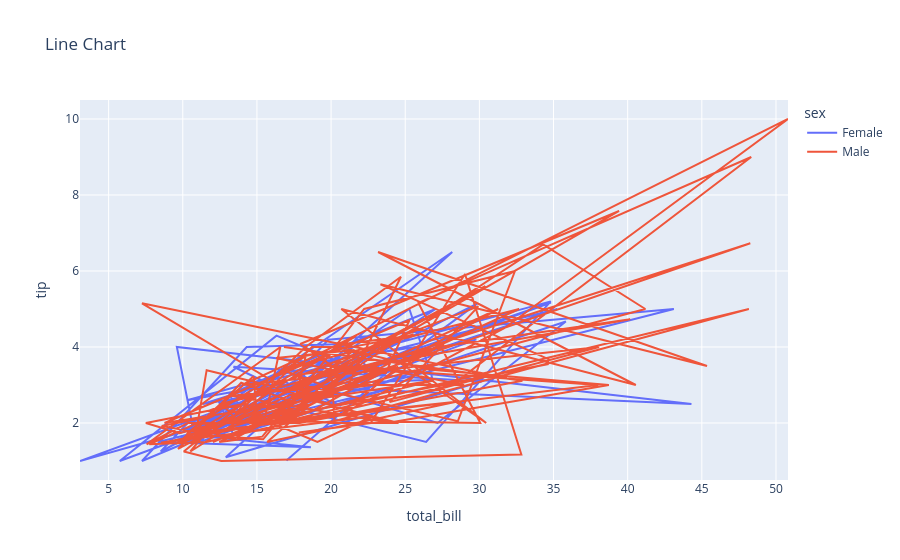

Notebook code cell kept with this figure:
### Code cell
fig = px.line(
    df,
    x="total_bill",
    y="tip",
    title="Line Chart",
    color="sex"   # grouping
)

fig.show()

### Figure 1 — Plotly figure (JSON) as saved in the notebook; plotly's stock layout.template omitted (floating-point values rounded to 4 significant figures; data arrays with more than 128 entries replaced by an {"elided": "..."} marker saying what was removed)
{"data": [{"hovertemplate": "sex=Female<br>total_bill=%{x}<br>tip=%{y}<extra></extra>", "legendgroup": "Female", "line": {"color": "#636efa", "dash": "solid"}, "marker": {"symbol": "circle"}, "mode": "lines", "name": "Female", "orientation": "v", "showlegend": true, "type": "scatter", "x": [16.99, 24.59, 35.26, 14.83, 10.33, 16.97, 20.29, 15.77, 19.65, 15.06, 20.69, 16.93, 10.29, 34.81, 26.41, 16.45, 3.07, 17.07, 26.86, 25.28, 14.73, 10.07, 34.83, 5.75, 16.32, 22.75, 11.35, 15.38, 44.3, 22.42, 20.92, 14.31, 7.25, 25.71, 17.31, 10.65, 12.43, 24.08, 13.42, 12.48, 29.8, 14.52, 11.38, 20.27, 11.17, 12.26, 18.26, 8.51, 10.33, 14.15, 13.16, 17.47, 27.05, 16.43, 8.35, 18.64, 11.87, 29.85, 25.0, 13.39, 16.21, 17.51, 10.59, 10.63, 9.6, 20.9, 18.15, 19.81, 43.11, 13.0, 12.74, 13.0, 16.4, 16.47, 12.76, 13.27, 28.17, 12.9, 30.14, 13.42, 15.98, 16.27, 10.09, 22.12, 35.83, 27.18, 18.78], "xaxis": "x", "y": [1.01, 3.61, 5.0, 3.02, 1.67, 3.5, 2.75, 2.23, 3.0, 3.0, 2.45, 3.07, 2.6, 5.2, 1.5, 2.47, 1.0, 3.0, 3.14, 5.0, 2.2, 1.83, 5.17, 1.0, 4.3, 3.25, 2.5, 3.0, 2.5, 3.48, 4.08, 4.0, 1.0, 4.0, 3.5, 1.5, 1.8, 2.92, 1.68, 2.52, 4.2, 2.0, 2.0, 2.83, 1.5, 2.0, 3.25, 1.25, 2.0, 2.0, 2.75, 3.5, 5.0, 2.3, 1.5, 1.36, 1.63, 5.14, 3.75, 2.61, 2.0, 3.0, 1.61, 2.0, 4.0, 3.5, 3.5, 4.19, 5.0, 2.0, 2.01, 2.0, 2.5, 3.23, 2.23, 2.5, 6.5, 1.1, 3.09, 3.48, 3.0, 2.5, 2.0, 2.88, 4.67, 2.0, 3.0], "yaxis": "y"}, {"hovertemplate": "sex=Male<br>total_bill=%{x}<br>tip=%{y}<extra></extra>", "legendgroup": "Male", "line": {"color": "#EF553B", "dash": "solid"}, "marker": {"symbol": "circle"}, "mode": "lines", "name": "Male", "orientation": "v", "showlegend": true, "type": "scatter", "x": {"elided": "157 float values"}, "xaxis": "x", "y": {"elided": "157 float values"}, "yaxis": "y"}], "layout": {"legend": {"title": {"text": "sex"}, "tracegroupgap": 0}, "title": {"text": "Line Chart"}, "xaxis": {"anchor": "y", "domain": [0, 1], "title": {"text": "total_bill"}}, "yaxis": {"anchor": "x", "domain": [0, 1], "title": {"text": "tip"}}}}
